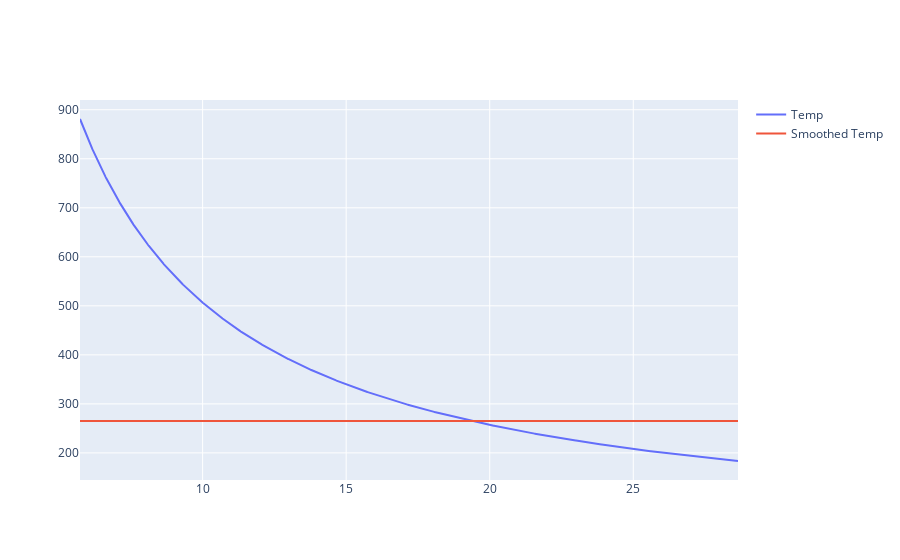

The notebook cell saved with this chart:
### Code cell
theta_vals = np.linspace(0.1, 0.50, 2000)
x_theta = x_func(3*np.pi/2 -theta_vals, theta_vals)*2
display(x_theta)
index = np.argmax(x_theta <= 265)
print(index)
const_x = np.full(
  shape=np.shape(x_theta),
  fill_value=x_theta[index]
)

fig = go.Figure()
fig.add_trace(go.Scatter(x=theta_vals*180/np.pi, y=x_theta, mode='lines', name='Temp'))
fig.add_trace(go.Scatter(x=theta_vals*180/np.pi, y=const_x, mode='lines', name='Smoothed Temp'))

### Figure 1 — Plotly figure (JSON) as saved in the notebook; plotly's stock layout.template omitted (floating-point values rounded to 4 significant figures; data arrays with more than 128 entries replaced by an {"elided": "..."} marker saying what was removed)
{"data": [{"mode": "lines", "name": "Temp", "type": "scatter", "x": {"elided": "2000 float values"}, "y": {"elided": "2000 float values"}}, {"mode": "lines", "name": "Smoothed Temp", "type": "scatter", "x": {"elided": "2000 float values"}, "y": {"elided": "2000 float values"}}], "layout": {}}
